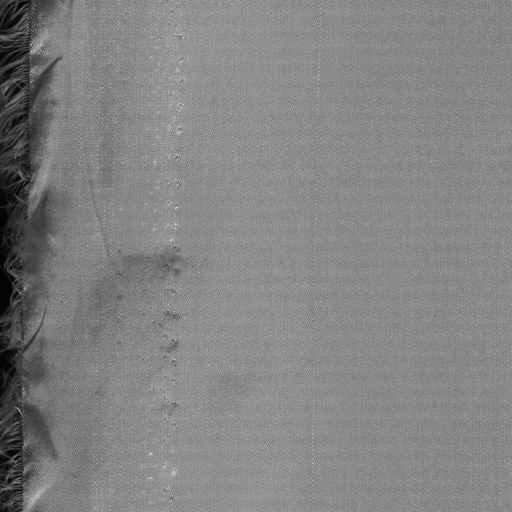
#> input picture dataset/train/images/086869.jpg, 512 x 512 px, found by its file name
$ jupyter execute --allow-errors 'niki_defect_detection (1).ipynb'   (shell and % lines are left out)
#> lines starting #> are read from the running program, lines starting #| are printed output that depends on the picture
[cell 1]
import numpy as np
import cv2
import os
import matplotlib.pyplot as plt
import utils
import pandas as pd
import seaborn as sns
import matplotlib.pyplot as plt
from PIL import Image

# New Section

[cell 2]
from google.colab import drive
drive.mount('/content/drive')

[cell 3]
img1 = Image.open('/content/drive/MyDrive/detection/yolov5-master/yolov5/dataset/train/images/086869.jpg')
#> img1 is the input picture: PIL image 512x512 L; min 3, max 228, mean 130.7
img2 = Image.open('/content/drive/MyDrive/detection/yolov5-master/yolov5/dataset/train/images/010782.jpg')
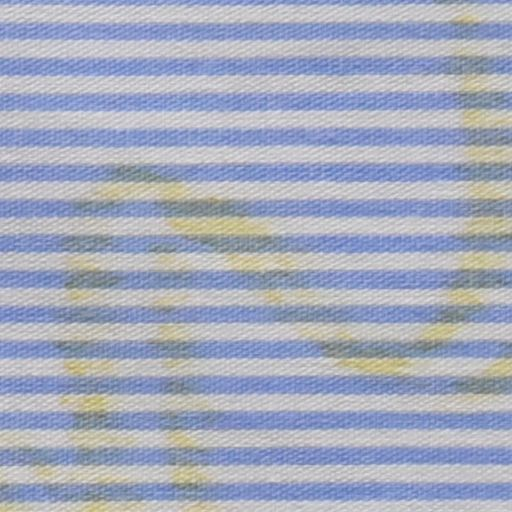
#> input picture dataset/train/images/010782.jpg, 512 x 512 px, found by its file name
#> img2 is the input picture: PIL image 512x512 RGB; mean R, G, B 163.9, 170.4, 189.2
img3 = Image.open('/content/drive/MyDrive/detection/yolov5-master/yolov5/dataset/train/images/086852.jpg')
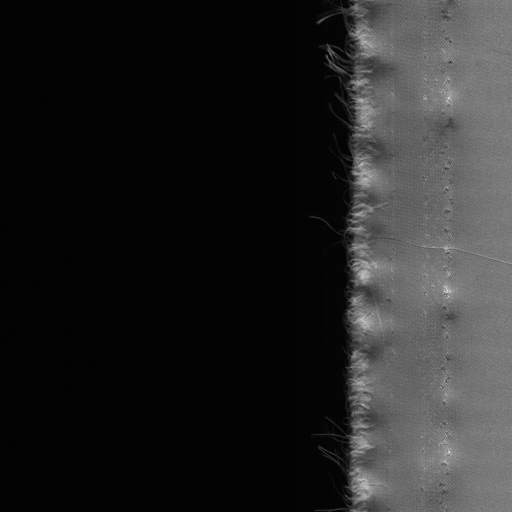
#> input picture dataset/train/images/086852.jpg, 512 x 512 px, found by its file name
#> img3 is the input picture: PIL image 512x512 L; min 1, max 229, mean 36.9
#> (the rest of this cell did not finish here and is left out)

[cell 4]
_, _, files1 = next(os.walk("/content/drive/MyDrive/detection/yolov5-master/yolov5/dataset/train/images"))
#> files1 = ['086852.jpg', '086869.jpg', '010782.jpg']

print("Number of Samples in Train Data: ",len(files1))
#| Number of Samples in Train Data:  3

_, _, files2 = next(os.walk("/content/drive/MyDrive/detection/yolov5-master/yolov5/dataset/valid/images"))

print("Number of Samples in Validation Data: ",len(files2))

>**Model training**

[cell 5]
print("Train : Valid ::",len(files1)/(len(files1)+len(files2)),":",len(files2)/(len(files1)+len(files2)))
#| Train : Valid :: 0.5 : 0.5
TRAIN = True
EPOCHS = 1000

Model test

[cell 6]
#run model command

[cell 7]
# output defect image
img = cv2.imread("/content/drive/MyDrive/detection/yolov5-master/yolov5/runs/detect/exp9/010815.jpg")
#> (the rest of this cell did not finish here and is left out)

using functions to run model insted of command

[cell 8]
# option 2
# 2 files are getting generated in runs/detect/exp-- but only 1 should
import subprocess
import os
import re

def get_highest_exp_number(folder_path):
    # Get a list of directories in the specified folder
    dirs = [d for d in os.listdir(folder_path) if os.path.isdir(os.path.join(folder_path, d))]

    # Find the highest exp number from the directories
    exp_numbers = []
    for dir_name in dirs:
        match = re.search(r'exp(\d+)', dir_name)
        if match:
            exp_number = int(match.group(1))
            exp_numbers.append(exp_number)

    # Get the highest exp number
    highest_exp_number = max(exp_numbers) if exp_numbers else 0

    return highest_exp_number

def get_output_file_path(source_path, folder_path):
    # Get the highest exp number
    highest_exp_number = get_highest_exp_number(folder_path)

    # Increment the highest exp number to generate the next experiment number
    exp_number = highest_exp_number + 1

    # Get the name of the input image file (without extension)
    file_name = os.path.splitext(os.path.basename(source_path))[0]

    # Generate the output file path
    output_folder = os.path.join(folder_path, 'exp{}'.format(exp_number))
    output_labels_folder = os.path.join(output_folder, 'labels')
    os.makedirs(output_labels_folder, exist_ok=True)
    output_file_path = os.path.join(output_labels_folder, file_name + '.txt')

    return output_file_path

def run_yolov5_model(source_path, folder_path):
    weights_path = '/content/drive/MyDrive/detection/yolov5-master/yolov5/runs/train/exp2/weights/best.pt'
    data_path = '../content/drive/MyDrive/detection/yolov5-master/yolov5/dataset/data.yaml'

    command = [
        'python',
        '/content/drive/MyDrive/detection/yolov5-master/yolov5/detect.py',
        '--weights', weights_path,
        '--img', '640',
        '--data', data_path,
        '--source', source_path,
        '--save-txt'
    ]

    subprocess.run(command)
#> (this line was passed over: subprocess is not available in this run)
